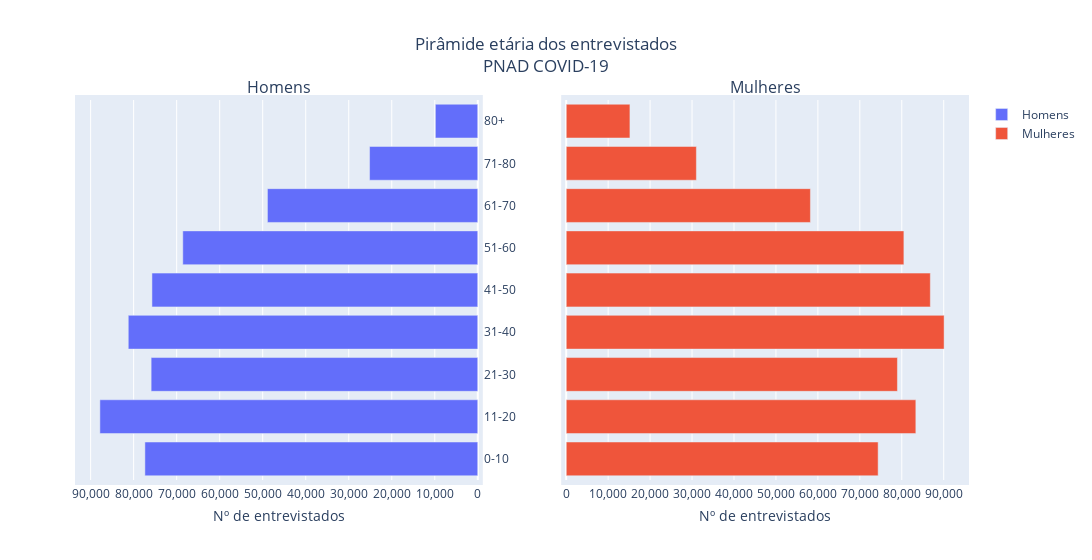

Notebook code cell kept with this figure:
### Code cell
# Sample data for males and females
age_groups = list(df_results.sort_values(by='grupo_idade')['grupo_idade'].unique())

males_population = list(df_results.sort_values(by='grupo_idade').loc[df_results['sexo'] == 'Homem']['count_grupo_idade'])
males_population = [-neg_value for neg_value in males_population]
females_population = list(df_results.sort_values(by='grupo_idade').loc[df_results['sexo'] == 'Mulher']['count_grupo_idade'])

# Create a subplot with two vertical bar charts
fig = make_subplots(rows=1, cols=2, shared_yaxes=True, subplot_titles=('Homens', 'Mulheres'))

# Add bar traces for males and females
fig.add_trace(go.Bar(x=males_population, y=age_groups, orientation='h', name='Homens'), row=1, col=1)
fig.add_trace(go.Bar(x=females_population, y=age_groups, orientation='h', name='Mulheres'), row=1, col=2)

# Custom xticks
fig.update_layout(xaxis2 = dict(
    tickmode='array',
    tickvals = [90000, 80000, 70000, 60000, 50000, 40000, 30000, 20000, 10000, 0],
    ticktext = ['90,000', '80,000', '70,000', '60,000', '50,000', '40,000', '30,000', '20,000', '10,000', '0']
    )
)

# Custom xticks
fig.update_layout(xaxis1 = dict(
    tickmode='array',
    tickvals = [-90000, -80000, -70000, -60000, -50000, -40000, -30000, -20000, -10000, 0],
    ticktext = ['90,000', '80,000', '70,000', '60,000', '50,000', '40,000', '30,000', '20,000', '10,000', '0']
    )
)

# Customize layout
fig.update_xaxes(title_text='Nº de entrevistados', row=1, col=1)
fig.update_xaxes(title_text='Nº de entrevistados', row=1, col=2)

# Set the range of the y-axis to reverse the age pyramid
#fig.update_yaxes(categoryorder='total ascending', row=1, col=1)
fig.update_yaxes(side='right', mirror=True, row=1, col=1)

# Add title and labels
fig.update_layout(title='Pirâmide etária dos entrevistados<br>PNAD COVID-19', title_x=0.5, xaxis=dict(title='Nº de entrevistados'), width=1400, margin_pad=5)

fig.show()

title_name = 'Piramide etária dos entrevistados por sexo'
plotly.offline.plot(fig, filename = f'./plots/{title_name}.html', auto_play=False, auto_open=False)

### Figure 1 — Plotly figure (JSON) as saved in the notebook; plotly's stock layout.template omitted (floating-point values rounded to 4 significant figures)
{"data": [{"name": "Homens", "orientation": "h", "type": "bar", "x": [-77384, -87847, -75933, -81248, -75747, -68577, -48901, -25158, -9861], "xaxis": "x", "y": ["0-10", "11-20", "21-30", "31-40", "41-50", "51-60", "61-70", "71-80", "80+"], "yaxis": "y"}, {"name": "Mulheres", "orientation": "h", "type": "bar", "x": [74366, 83353, 78965, 90093, 86809, 80504, 58222, 31037, 15192], "xaxis": "x2", "y": ["0-10", "11-20", "21-30", "31-40", "41-50", "51-60", "61-70", "71-80", "80+"], "yaxis": "y2"}], "layout": {"annotations": [{"font": {"size": 16}, "showarrow": false, "text": "Homens", "x": 0.225, "xanchor": "center", "xref": "paper", "y": 1, "yanchor": "bottom", "yref": "paper"}, {"font": {"size": 16}, "showarrow": false, "text": "Mulheres", "x": 0.775, "xanchor": "center", "xref": "paper", "y": 1, "yanchor": "bottom", "yref": "paper"}], "margin": {"pad": 5}, "title": {"text": "Pirâmide etária dos entrevistados<br>PNAD COVID-19", "x": 0.5}, "width": 1400, "xaxis": {"anchor": "y", "domain": [0, 0.45], "tickmode": "array", "ticktext": ["90,000", "80,000", "70,000", "60,000", "50,000", "40,000", "30,000", "20,000", "10,000", "0"], "tickvals": [-90000, -80000, -70000, -60000, -50000, -40000, -30000, -20000, -10000, 0], "title": {"text": "Nº de entrevistados"}}, "xaxis2": {"anchor": "y2", "domain": [0.55, 1], "tickmode": "array", "ticktext": ["90,000", "80,000", "70,000", "60,000", "50,000", "40,000", "30,000", "20,000", "10,000", "0"], "tickvals": [90000, 80000, 70000, 60000, 50000, 40000, 30000, 20000, 10000, 0], "title": {"text": "Nº de entrevistados"}}, "yaxis": {"anchor": "x", "domain": [0, 1], "mirror": true, "side": "right"}, "yaxis2": {"anchor": "x2", "domain": [0, 1], "matches": "y", "showticklabels": false}}}
